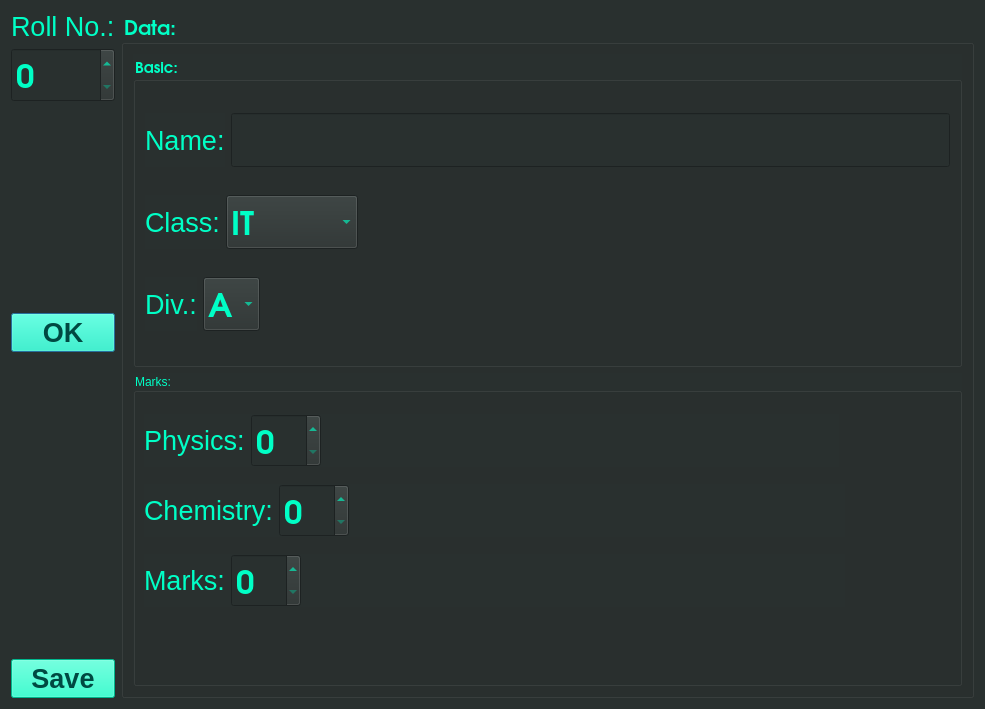
<?xml version="1.0" encoding="UTF-8"?>
<ui version="4.0">
 <class>editStudentDialog</class>
 <widget class="QDialog" name="editStudentDialog">
  <property name="geometry">
   <rect>
    <x>0</x>
    <y>0</y>
    <width>985</width>
    <height>709</height>
   </rect>
  </property>
  <property name="font">
   <font>
    <family>URW Gothic</family>
   </font>
  </property>
  <property name="windowTitle">
   <string>Edit Student Data</string>
  </property>
  <property name="styleSheet">
   <string notr="true">background-color: rgb(41, 48, 47);</string>
  </property>
  <layout class="QHBoxLayout" name="horizontalLayout_8">
   <item>
    <layout class="QHBoxLayout" name="horizontalLayout_7">
     <item>
      <layout class="QVBoxLayout" name="verticalLayout_5">
       <item>
        <layout class="QVBoxLayout" name="verticalLayout_2">
         <item>
          <layout class="QVBoxLayout" name="verticalLayout_3">
           <item>
            <widget class="QLabel" name="label">
             <property name="font">
              <font>
               <pointsize>20</pointsize>
              </font>
             </property>
             <property name="styleSheet">
              <string notr="true">color: rgb(0, 255, 198);</string>
             </property>
             <property name="text">
              <string>Roll No.:</string>
             </property>
            </widget>
           </item>
           <item>
            <widget class="QSpinBox" name="rollNumSB">
             <property name="font">
              <font>
               <family>URW Gothic</family>
               <pointsize>25</pointsize>
               <bold>true</bold>
              </font>
             </property>
             <property name="styleSheet">
              <string notr="true">color: rgb(0, 255, 198);</string>
             </property>
            </widget>
           </item>
          </layout>
         </item>
         <item>
          <spacer name="verticalSpacer_2">
           <property name="orientation">
            <enum>Qt::Orientation::Vertical</enum>
           </property>
           <property name="sizeHint" stdset="0">
            <size>
             <width>20</width>
             <height>58</height>
            </size>
           </property>
          </spacer>
         </item>
         <item>
          <widget class="QPushButton" name="okBtn">
           <property name="font">
            <font>
             <pointsize>20</pointsize>
             <bold>true</bold>
            </font>
           </property>
           <property name="styleSheet">
            <string notr="true">background-color: rgb(0, 255, 198);
color: rgb(0, 73, 66);</string>
           </property>
           <property name="text">
            <string>OK</string>
           </property>
          </widget>
         </item>
        </layout>
       </item>
       <item>
        <layout class="QVBoxLayout" name="verticalLayout_4">
         <item>
          <spacer name="verticalSpacer">
           <property name="orientation">
            <enum>Qt::Orientation::Vertical</enum>
           </property>
           <property name="sizeHint" stdset="0">
            <size>
             <width>20</width>
             <height>128</height>
            </size>
           </property>
          </spacer>
         </item>
         <item>
          <widget class="QPushButton" name="saveBtn">
           <property name="font">
            <font>
             <pointsize>20</pointsize>
             <bold>true</bold>
            </font>
           </property>
           <property name="styleSheet">
            <string notr="true">color: rgb(0, 73, 66);
background-color: rgb(0, 255, 198);</string>
           </property>
           <property name="text">
            <string>Save</string>
           </property>
          </widget>
         </item>
        </layout>
       </item>
      </layout>
     </item>
     <item>
      <widget class="QGroupBox" name="groupBox">
       <property name="font">
        <font>
         <family>URW Gothic</family>
         <pointsize>15</pointsize>
         <bold>true</bold>
        </font>
       </property>
       <property name="styleSheet">
        <string notr="true">color: rgb(0, 255, 198);</string>
       </property>
       <property name="title">
        <string>Data:</string>
       </property>
       <layout class="QVBoxLayout" name="verticalLayout_6">
        <item>
         <widget class="QGroupBox" name="groupBox_2">
          <property name="font">
           <font>
            <family>URW Gothic</family>
            <pointsize>11</pointsize>
            <bold>true</bold>
           </font>
          </property>
          <property name="title">
           <string>Basic:</string>
          </property>
          <layout class="QVBoxLayout" name="verticalLayout">
           <item>
            <layout class="QHBoxLayout" name="horizontalLayout_3">
             <item>
              <widget class="QLabel" name="label_2">
               <property name="font">
                <font>
                 <pointsize>20</pointsize>
                </font>
               </property>
               <property name="text">
                <string>Name:</string>
               </property>
              </widget>
             </item>
             <item>
              <widget class="QLineEdit" name="nameLE">
               <property name="font">
                <font>
                 <family>URW Gothic</family>
                 <pointsize>25</pointsize>
                 <bold>true</bold>
                </font>
               </property>
               <property name="styleSheet">
                <string notr="true">background-color: rgb(41, 48, 47);</string>
               </property>
              </widget>
             </item>
            </layout>
           </item>
           <item>
            <layout class="QHBoxLayout" name="horizontalLayout_2">
             <item>
              <widget class="QLabel" name="label_3">
               <property name="font">
                <font>
                 <pointsize>20</pointsize>
                </font>
               </property>
               <property name="text">
                <string>Class:</string>
               </property>
              </widget>
             </item>
             <item>
              <widget class="QComboBox" name="classCB">
               <property name="font">
                <font>
                 <family>URW Gothic</family>
                 <pointsize>25</pointsize>
                 <bold>true</bold>
                </font>
               </property>
               <item>
                <property name="text">
                 <string>IT</string>
                </property>
               </item>
               <item>
                <property name="text">
                 <string>COMP</string>
                </property>
               </item>
               <item>
                <property name="text">
                 <string>MECH</string>
                </property>
               </item>
               <item>
                <property name="text">
                 <string>ENTC</string>
                </property>
               </item>
               <item>
                <property name="text">
                 <string>CIVIL</string>
                </property>
               </item>
              </widget>
             </item>
             <item>
              <spacer name="horizontalSpacer_2">
               <property name="orientation">
                <enum>Qt::Orientation::Horizontal</enum>
               </property>
               <property name="sizeHint" stdset="0">
                <size>
                 <width>458</width>
                 <height>20</height>
                </size>
               </property>
              </spacer>
             </item>
            </layout>
           </item>
           <item>
            <layout class="QHBoxLayout" name="horizontalLayout">
             <item>
              <widget class="QLabel" name="label_4">
               <property name="font">
                <font>
                 <pointsize>20</pointsize>
                </font>
               </property>
               <property name="text">
                <string>Div.:</string>
               </property>
              </widget>
             </item>
             <item>
              <widget class="QComboBox" name="divCB">
               <property name="font">
                <font>
                 <family>URW Gothic</family>
                 <pointsize>25</pointsize>
                 <bold>true</bold>
                </font>
               </property>
               <item>
                <property name="text">
                 <string>A</string>
                </property>
               </item>
               <item>
                <property name="text">
                 <string>B</string>
                </property>
               </item>
               <item>
                <property name="text">
                 <string>C</string>
                </property>
               </item>
               <item>
                <property name="text">
                 <string>D</string>
                </property>
               </item>
               <item>
                <property name="text">
                 <string>E</string>
                </property>
               </item>
               <item>
                <property name="text">
                 <string>F</string>
                </property>
               </item>
               <item>
                <property name="text">
                 <string>G</string>
                </property>
               </item>
               <item>
                <property name="text">
                 <string>H</string>
                </property>
               </item>
               <item>
                <property name="text">
                 <string>I</string>
                </property>
               </item>
               <item>
                <property name="text">
                 <string>J</string>
                </property>
               </item>
              </widget>
             </item>
             <item>
              <spacer name="horizontalSpacer">
               <property name="orientation">
                <enum>Qt::Orientation::Horizontal</enum>
               </property>
               <property name="sizeHint" stdset="0">
                <size>
                 <width>518</width>
                 <height>20</height>
                </size>
               </property>
              </spacer>
             </item>
            </layout>
           </item>
          </layout>
         </widget>
        </item>
        <item>
         <widget class="QGroupBox" name="groupBox_3">
          <property name="title">
           <string>Marks:</string>
          </property>
          <widget class="QWidget" name="layoutWidget">
           <property name="geometry">
            <rect>
             <x>11</x>
             <y>41</y>
             <width>695</width>
             <height>53</height>
            </rect>
           </property>
           <layout class="QHBoxLayout" name="horizontalLayout_4">
            <item>
             <widget class="QLabel" name="label_5">
              <property name="font">
               <font>
                <pointsize>20</pointsize>
               </font>
              </property>
              <property name="text">
               <string>Physics:</string>
              </property>
             </widget>
            </item>
            <item>
             <widget class="QSpinBox" name="pSB">
              <property name="font">
               <font>
                <family>URW Gothic</family>
                <pointsize>25</pointsize>
                <bold>true</bold>
               </font>
              </property>
             </widget>
            </item>
            <item>
             <spacer name="horizontalSpacer_5">
              <property name="orientation">
               <enum>Qt::Orientation::Horizontal</enum>
              </property>
              <property name="sizeHint" stdset="0">
               <size>
                <width>518</width>
                <height>20</height>
               </size>
              </property>
             </spacer>
            </item>
           </layout>
          </widget>
          <widget class="QWidget" name="layoutWidget">
           <property name="geometry">
            <rect>
             <x>11</x>
             <y>111</y>
             <width>701</width>
             <height>53</height>
            </rect>
           </property>
           <layout class="QHBoxLayout" name="horizontalLayout_5">
            <item>
             <widget class="QLabel" name="label_6">
              <property name="font">
               <font>
                <pointsize>20</pointsize>
               </font>
              </property>
              <property name="text">
               <string>Chemistry:</string>
              </property>
             </widget>
            </item>
            <item>
             <widget class="QSpinBox" name="cSB">
              <property name="font">
               <font>
                <family>URW Gothic</family>
                <pointsize>25</pointsize>
                <bold>true</bold>
               </font>
              </property>
             </widget>
            </item>
            <item>
             <spacer name="horizontalSpacer_4">
              <property name="orientation">
               <enum>Qt::Orientation::Horizontal</enum>
              </property>
              <property name="sizeHint" stdset="0">
               <size>
                <width>488</width>
                <height>20</height>
               </size>
              </property>
             </spacer>
            </item>
           </layout>
          </widget>
          <widget class="QWidget" name="layoutWidget">
           <property name="geometry">
            <rect>
             <x>11</x>
             <y>181</y>
             <width>701</width>
             <height>53</height>
            </rect>
           </property>
           <layout class="QHBoxLayout" name="horizontalLayout_6">
            <item>
             <widget class="QLabel" name="label_7">
              <property name="font">
               <font>
                <pointsize>20</pointsize>
               </font>
              </property>
              <property name="text">
               <string>Marks:</string>
              </property>
             </widget>
            </item>
            <item>
             <widget class="QSpinBox" name="mSB">
              <property name="font">
               <font>
                <family>URW Gothic</family>
                <pointsize>25</pointsize>
                <bold>true</bold>
               </font>
              </property>
             </widget>
            </item>
            <item>
             <spacer name="horizontalSpacer_3">
              <property name="orientation">
               <enum>Qt::Orientation::Horizontal</enum>
              </property>
              <property name="sizeHint" stdset="0">
               <size>
                <width>538</width>
                <height>20</height>
               </size>
              </property>
             </spacer>
            </item>
           </layout>
          </widget>
         </widget>
        </item>
       </layout>
      </widget>
     </item>
    </layout>
   </item>
  </layout>
 </widget>
 <resources/>
 <connections/>
</ui>
